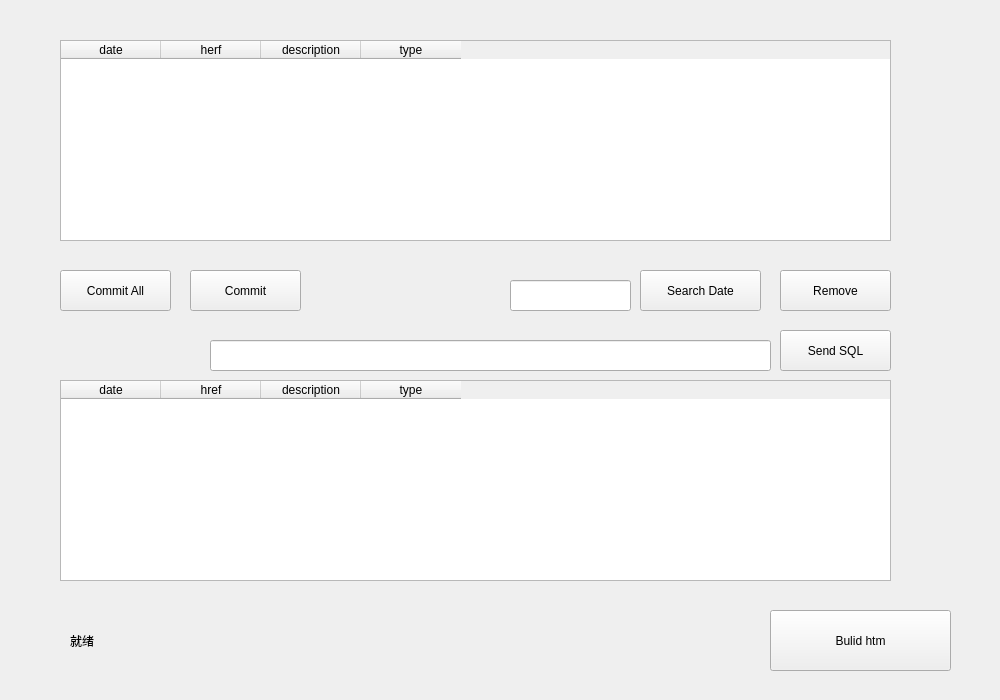
<?xml version="1.0" encoding="UTF-8"?>
<ui version="4.0">
 <class>dbWidget</class>
 <widget class="QWidget" name="dbWidget">
  <property name="geometry">
   <rect>
    <x>0</x>
    <y>0</y>
    <width>1000</width>
    <height>700</height>
   </rect>
  </property>
  <property name="windowTitle">
   <string>Database</string>
  </property>
  <widget class="QLineEdit" name="dateEdit">
   <property name="geometry">
    <rect>
     <x>510</x>
     <y>280</y>
     <width>121</width>
     <height>31</height>
    </rect>
   </property>
  </widget>
  <widget class="QPushButton" name="searchButton">
   <property name="geometry">
    <rect>
     <x>640</x>
     <y>270</y>
     <width>121</width>
     <height>41</height>
    </rect>
   </property>
   <property name="text">
    <string>Search Date</string>
   </property>
  </widget>
  <widget class="QTableWidget" name="tableWidget">
   <property name="geometry">
    <rect>
     <x>60</x>
     <y>380</y>
     <width>831</width>
     <height>201</height>
    </rect>
   </property>
   <column>
    <property name="text">
     <string>date</string>
    </property>
   </column>
   <column>
    <property name="text">
     <string>href</string>
    </property>
   </column>
   <column>
    <property name="text">
     <string>description</string>
    </property>
   </column>
   <column>
    <property name="text">
     <string>type</string>
    </property>
   </column>
  </widget>
  <widget class="QTableWidget" name="tableWidget_2">
   <property name="geometry">
    <rect>
     <x>60</x>
     <y>40</y>
     <width>831</width>
     <height>201</height>
    </rect>
   </property>
   <column>
    <property name="text">
     <string>date</string>
    </property>
   </column>
   <column>
    <property name="text">
     <string>herf</string>
    </property>
   </column>
   <column>
    <property name="text">
     <string>description</string>
    </property>
   </column>
   <column>
    <property name="text">
     <string>type</string>
    </property>
   </column>
  </widget>
  <widget class="QPushButton" name="addallButton">
   <property name="geometry">
    <rect>
     <x>60</x>
     <y>270</y>
     <width>111</width>
     <height>41</height>
    </rect>
   </property>
   <property name="text">
    <string>Commit All</string>
   </property>
  </widget>
  <widget class="QPushButton" name="addButton_2">
   <property name="geometry">
    <rect>
     <x>190</x>
     <y>270</y>
     <width>111</width>
     <height>41</height>
    </rect>
   </property>
   <property name="text">
    <string>Commit</string>
   </property>
  </widget>
  <widget class="QPushButton" name="deleteButton">
   <property name="geometry">
    <rect>
     <x>780</x>
     <y>270</y>
     <width>111</width>
     <height>41</height>
    </rect>
   </property>
   <property name="text">
    <string>Remove</string>
   </property>
  </widget>
  <widget class="QPushButton" name="buildButton">
   <property name="geometry">
    <rect>
     <x>770</x>
     <y>610</y>
     <width>181</width>
     <height>61</height>
    </rect>
   </property>
   <property name="text">
    <string>Bulid htm</string>
   </property>
  </widget>
  <widget class="QLabel" name="status">
   <property name="geometry">
    <rect>
     <x>70</x>
     <y>620</y>
     <width>291</width>
     <height>41</height>
    </rect>
   </property>
   <property name="text">
    <string>就绪</string>
   </property>
  </widget>
  <widget class="QLineEdit" name="sqlEdit">
   <property name="geometry">
    <rect>
     <x>210</x>
     <y>340</y>
     <width>561</width>
     <height>31</height>
    </rect>
   </property>
  </widget>
  <widget class="QPushButton" name="pushButton">
   <property name="geometry">
    <rect>
     <x>780</x>
     <y>330</y>
     <width>111</width>
     <height>41</height>
    </rect>
   </property>
   <property name="text">
    <string>Send SQL</string>
   </property>
  </widget>
 </widget>
 <resources/>
 <connections/>
</ui>
